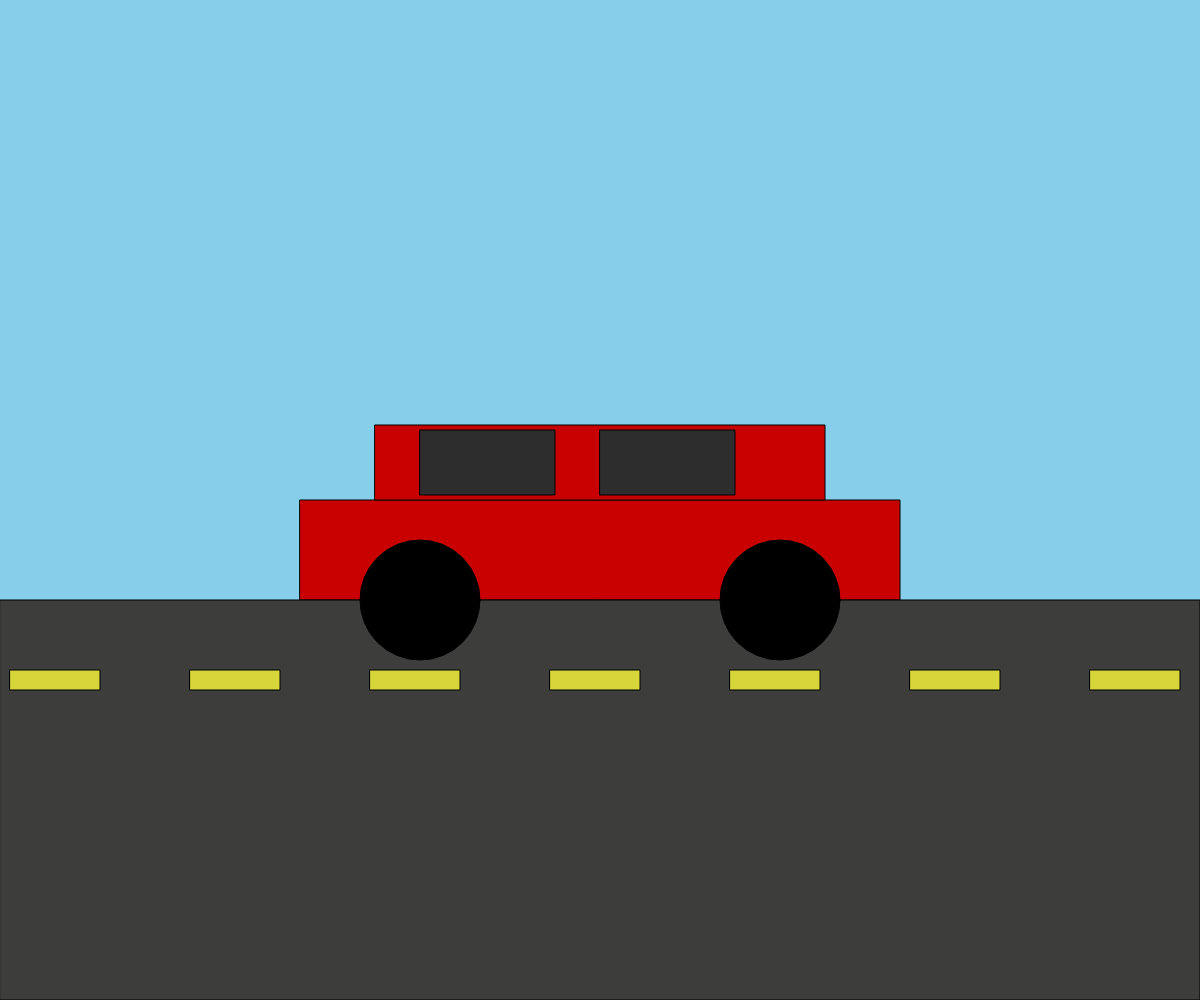
Frame 1 (no input)
Frame 60 (no input): identical to frame 1, image omitted
Frame 120 (the mouse pressed at the canvas centre since frame 60): identical to frame 1, image omitted

The p5.js sketch that drew this single still picture (run headless with seeded random() and noise() and a simulated clock; from frame 60 on, the mouse is pressed at the canvas centre):

// p5.js sketch
// ── sketch.js
function setup() {
  createCanvas(windowWidth, windowHeight);
}

function draw() {
  background(135, 206, 235);

  let carX = width * 0.25;
  let carY = height * 0.5;
  let carWidth = width * 0.5;
  let carHeight = height * 0.1;
  let roofWidth = carWidth * 0.75;
  let roofHeight = carHeight * 0.75;

  // Car body
  fill(200, 0, 0);
  rect(carX, carY, carWidth, carHeight); // Body
  rect(carX + (carWidth - roofWidth) / 2, carY - roofHeight, roofWidth, roofHeight); // Roof

  // Windows
  fill(46, 45, 45);
  rect(carX + carWidth * 0.2, carY - roofHeight + 5, roofWidth * 0.3, roofHeight - 10);
  rect(carX + carWidth * 0.5, carY - roofHeight + 5, roofWidth * 0.3, roofHeight - 10);

  // Road
  fill(61, 61, 60);
  rect(0, carY + carHeight, width, height - (carY + carHeight));
  
  // Road lines
  fill(214, 214, 58);
  let lineWidth = width * 0.075;
  let lineHeight = height * 0.02;
  let lineY = carY + carHeight + height * 0.07;
  for (let i = 0; i < width; i += width * 0.15) {
    rect(i + 10, lineY, lineWidth, lineHeight);
  }

  // Wheels
  fill(0);
  let wheelDiameter = carHeight * 1.2;
  ellipse(carX + carWidth * 0.2, carY + carHeight, wheelDiameter, wheelDiameter);
  ellipse(carX + carWidth * 0.8, carY + carHeight, wheelDiameter, wheelDiameter);
}
